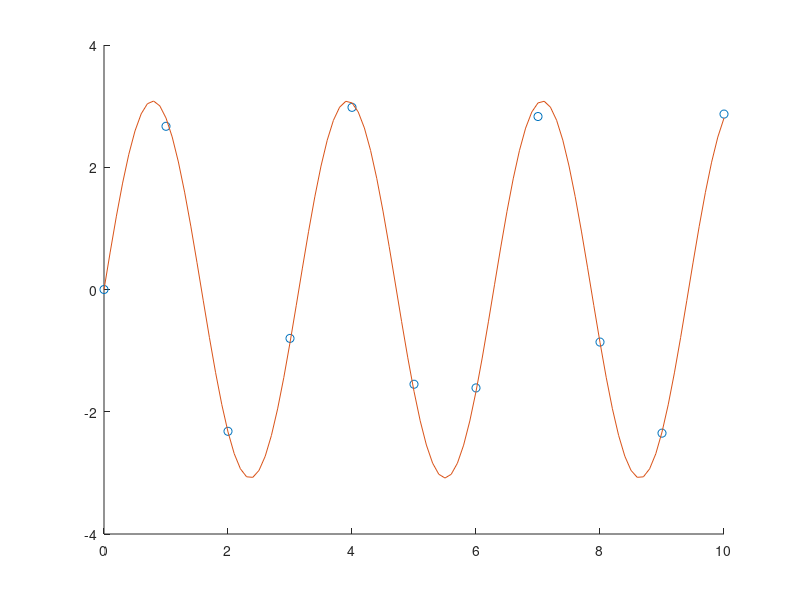

Write MATLAB code to recreate this figure.
%%%%%%%%%%%%%%%%%%%%%%%%%%%%%%%%%%%%%%%%%%%%%%%%%%%%%%%%%%%%%%%%%%%%%%%%%%%
%ANN Exercise Set 3
%Gradient Descent Regression Sine Approximation
%Author: Antonio Peters
%%%%%%%%%%%%%%%%%%%%%%%%%%%%%%%%%%%%%%%%%%%%%%%%%%%%%%%%%%%%%%%%%%%%%%%%%%%

clear all; 
close all;

t 		= 0:10;
t2		= 0:0.1:10;
y 		= [0	2.67	-2.32	-0.80	2.98	-1.55	-1.61	2.83	-0.86	-2.35	2.87];
hold on;
plot(t,y,'o');

x 		= [3.3 	2.2]';

f		=@(x,t) x(1).*sin(x(2).*t);
gradE	=@(x,t) [2*(x(1).*sin(x(2).*t) - y).*sin(x(2).*t); 2*(x(1).*sin(x(2).*t) - y).*t.*x(1).*cos(x(2).*t)];

E 		= sum((f(x,t)-y).^2);
a		= 0.01;
count	= 2;

while(E > sqrt(a) )%&& count < 10000)
	x		= x - (a/sqrt(count))*(sum(gradE(x,t),2)./length(t));
	E 		= sum((f(x,t)-y).^2)
	count = count +1;
end

plot(t2,f(x,t2));

hold off;